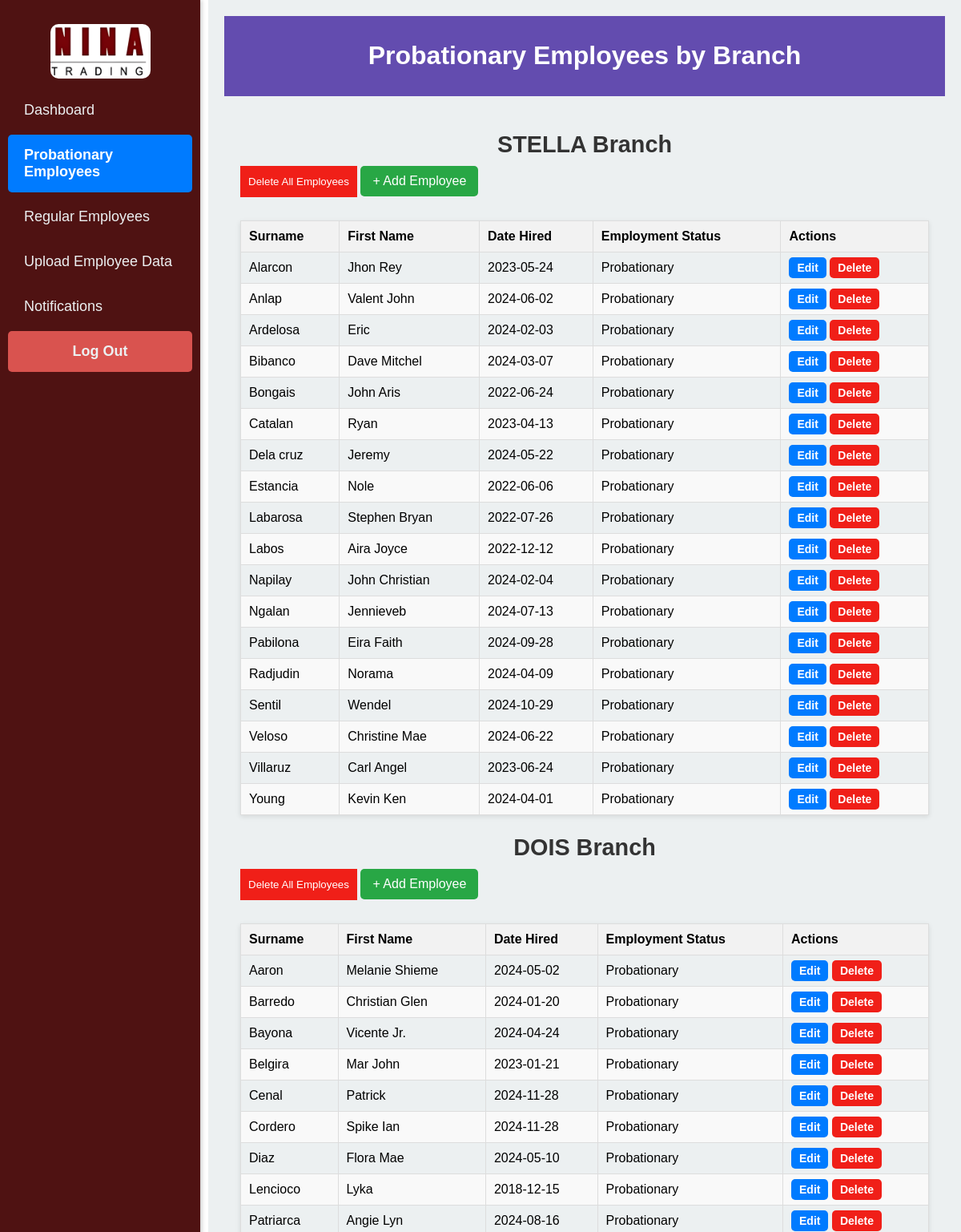
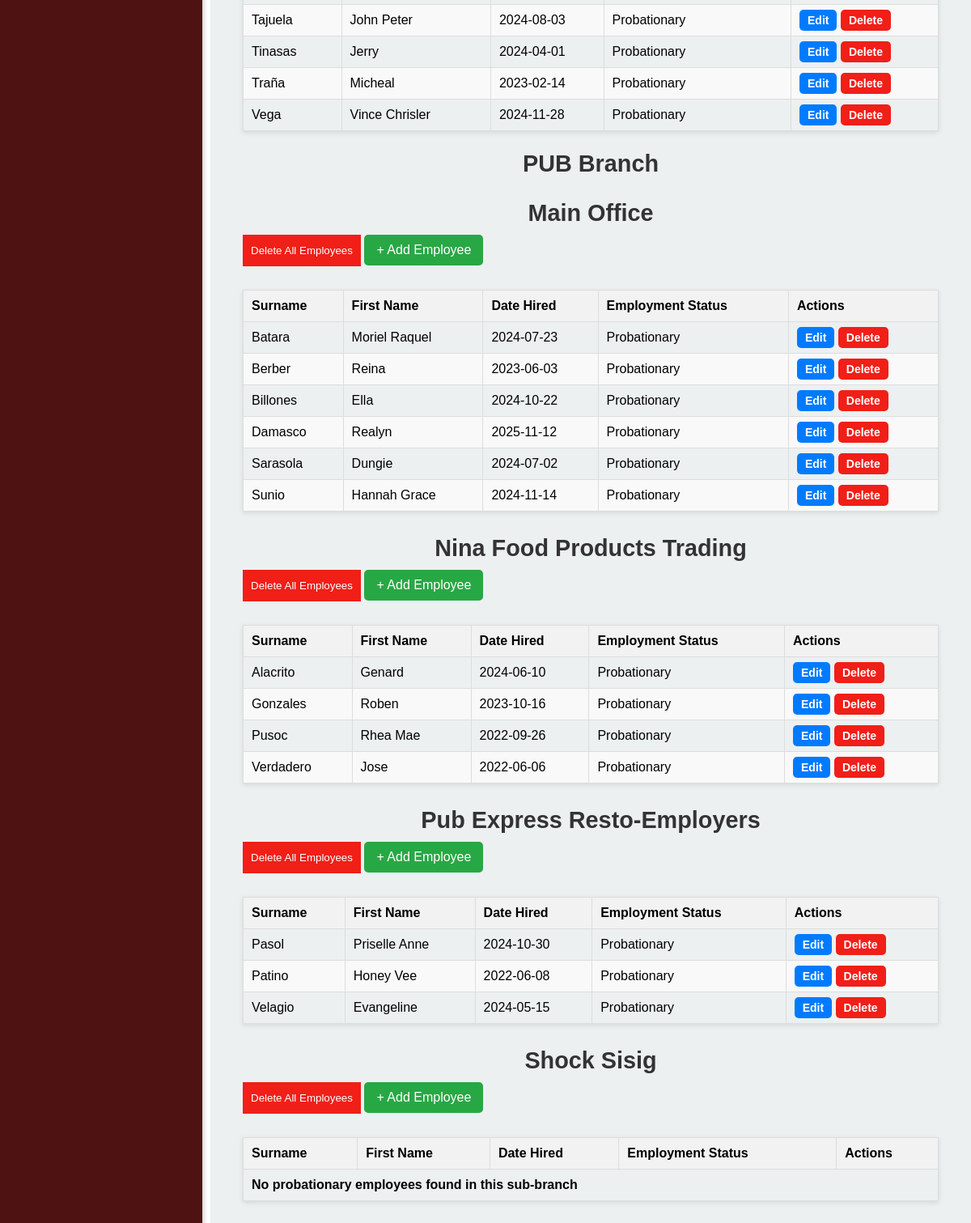
The app's page /employees.php (signed in) with its own data (2 pictures, top to bottom).
### tables this page shows
CREATE TABLE `employees` (
  `id` int(11) NOT NULL,
  `surname` varchar(255) NOT NULL,
  `first_name` varchar(255) NOT NULL,
  `date_hired` date NOT NULL,
  `status` varchar(50) DEFAULT 'Probationary',
  `branch` varchar(50) NOT NULL,
  `sub_branch` varchar(100) DEFAULT NULL
);

### employees.php (the view, shortened to what this page needs)
<?php endif;
$conn = new mysqli('localhost', 'root', '', 'employee_evaluation');
$branches = ['STELLA', 'DOIS', 'PUB'];
$employees_by_branch = [];
$pub_sub_branches = [
    'Main Office',
    'Nina Food Products Trading',
    'Shock Sisig',
    'Pub Express Resto-Employers'
];
foreach ($branches as $branch) {
    if ($branch === 'PUB') {
        $stmt = $conn->prepare("SELECT id, surname, first_name, date_hired, status, sub_branch FROM employees WHERE branch = ? AND status = 'Probationary' ORDER BY sub_branch, surname ASC");
    } else {
        $stmt = $conn->prepare("SELECT id, surname, first_name, date_hired, status FROM employees WHERE branch = ? AND status = 'Probationary' ORDER BY surname ASC");
    }
    $stmt->bind_param('s', $branch);
    $stmt->execute();
    $result = $stmt->get_result();
    if ($branch === 'PUB') {
        while ($row = $result->fetch_assoc()) {
            $sub_branch = $row['sub_branch'] ?? 'No Sub-Branch';
            $employees_by_branch[$branch][$sub_branch][] = $row;
        }
        foreach ($pub_sub_branches as $sub_branch) {
            if (!isset($employees_by_branch[$branch][$sub_branch])) {
                $employees_by_branch[$branch][$sub_branch] = [];
            }
        }
    } else {
        $employees_by_branch[$branch] = $result->fetch_all(MYSQLI_ASSOC);
    }
}
?>
<!DOCTYPE html>
<html lang="en">
<head>
    <link rel="stylesheet" href="css/style.css">
</head>
<body>
<div class="sidenav">
    <div class="logo-container">
        <img src="images/Logo.jpg" alt="Nina Trading Logo" class="logo">
    </div>
    <a href="index.php">Dashboard</a>
    <a href="employees.php" class="active">Probationary Employees</a>
    <a href="regular_employees.php" >Regular Employees</a>
    <a href="upload.php">Upload Employee Data</a>
    <a href="notification.php">Notifications</a>
    <a href="logout.php" class="logout-button">Log Out</a>
</div>
<div class="main">
    <header>
        <h1>Probationary Employees by Branch</h1>
    </header>
    <section>
        <?php foreach ($employees_by_branch as $branch => $data): ?>
            <div class="branch-container">
                <h2 class="branch-title"><?= htmlspecialchars($branch) ?> Branch</h2>
                <?php if ($branch === 'PUB'): ?>
                    <?php foreach ($data as $sub_branch => $employees): ?>
                        <h3 class="branch-title"><?= htmlspecialchars($sub_branch) ?></h3>
                        <form method="POST" style="display: inline;">
                            <button type="submit" name="delete_all" class="delete-all-button" onclick="return confirm('Are you sure you want to delete all employees in <?= htmlspecialchars($sub_branch) ?>?')">Delete All Employees</button>
                        </form>
                        <a href="add_employee.php" class="add-button">+ Add Employee</a>
                        <table class="branch-table">
                            <thead>
                                <tr>
                                    <th>Surname</th>
                                    <th>First Name</th>
                                    <th>Date Hired</th>
                                    <th>Employment Status</th>
                                    <th>Actions</th>
                                </tr>
                            </thead>
                            <tbody>
                                <?php if (!empty($employees)): ?>
                                    <?php foreach ($employees as $employee): ?>
                                        <tr>
                                            <td><?= htmlspecialchars($employee['surname']) ?></td>
                                            <td><?= htmlspecialchars($employee['first_name']) ?></td>
                                            <td><?= htmlspecialchars($employee['date_hired']) ?></td>
                                            <td><?= ucfirst(strtolower(htmlspecialchars($employee['status']))) ?></td>
                                            <td class="action-buttons">
                                                <a class="edit-button" href="edit_employee.php?id=<?= $employee['id'] ?>">Edit</a>
                                                <a class="delete-button" href="delete_employee.php?id=<?= $employee['id'] ?>" onclick="return confirm('Are you sure you want to delete this employee?');">Delete</a>
                                            </td>
                                        </tr>
                                    <?php endforeach; ?>
                                <?php else: ?>
                                    <tr>
                                        <td colspan="5" class="no-employees">No probationary employees found in this sub-branch</td>
                                    </tr>
                                <?php endif; ?>
                            </tbody>
                        </table>
                    <?php endforeach; ?>
                <?php else: ?>
                    <form method="POST" style="display: inline;">
                        <button type="submit" name="delete_all" class="delete-all-button" onclick="return confirm('Are you sure you want to delete all employees in <?= htmlspecialchars($branch) ?>?')">Delete All Employees</button>
                    </form>
                    <a href="add_employee.php" class="add-button">+ Add Employee</a>
                    <table class="branch-table">
                        <thead>
                            <tr>
                                <th>Surname</th>
                                <th>First Name</th>
                                <th>Date Hired</th>
                                <th>Employment Status</th>
                                <th>Actions</th>
                            </tr>
                        </thead>
                        <tbody>
                            <?php if (!empty($data)): ?>
                                <?php foreach ($data as $employee): ?>
                                    <tr>
                                        <td><?= htmlspecialchars($employee['surname']) ?></td>
                                        <td><?= htmlspecialchars($employee['first_name']) ?></td>
                                        <td><?= htmlspecialchars($employee['date_hired']) ?></td>
                                        <td><?= ucfirst(strtolower(htmlspecialchars($employee['status']))) ?></
                                        </td>
                                        <td class="action-buttons">
                                            <a class="edit-button" href="edit_employee.php?id=<?= $employee['id'] ?>">Edit</a>
                                            <a class="delete-button" href="delete_employee.php?id=<?= $employee['id'] ?>" onclick="return confirm('Are you sure you want to delete this employee?');">Delete</a>
                                        </td>
                                    </tr>
                                <?php endforeach; ?>
                            <?php else: ?>
                                <tr>
                                    <td colspan="5" class="no-employees">No probationary employees found in this branch</td>
                                </tr>
                            <?php endif; ?>
                        </tbody>
                    </table>
                <?php endif; ?>
            </div>
        <?php endforeach; ?>
    </section>
</div>
</body>
</html>

### css/style.css (style rules this page uses)
body { font-family: Arial, sans-serif; margin: 0; padding: 0; }
header { background-color: #634caf; color: white; padding: 10px; text-align: center; }
section { padding: 20px; }
table { width: 100%; border-collapse: collapse; margin-top: 20px; }
table th, table td { border: 1px solid #ddd; padding: 8px; text-align: left; }
table th { background-color: #f2f2f2; }
table tr:nth-child(even) { background-color: #f9f9f9; }
table tr td:last-child { font-weight: bold; }
.sidenav { height: 100%; width: 250px; position: fixed; top: 0; left: 0; background-color: #333; overflow-x: hidden; padding-top: 20px; box-shadow: 2px 0 5px rgba(0, 0, 0, 0.2); }
.sidenav a { padding: 10px 15px; text-decoration: none; font-size: 16px; color: white; display: block; }
.main { margin-left: 260px; padding: 20px; }
.sidenav { height: 100%; width: 250px; position: fixed; top: 0; left: 0; background-color: #4f1212; overflow-x: hidden; padding-top: 20px; box-shadow: 2px 0 5px rgba(0, 0, 0, 0.2); }
.sidenav a { padding: 15px 20px; text-decoration: none; font-size: 18px; color: #ecf0f1; display: block; border-radius: 5px; margin: 5px 10px; transition: all 0.3s ease; }
.main { margin-left: 260px; padding: 20px; background-color: #ecf0f1; min-height: 100vh; }
.logout-button { background-color: #d9534f; color: white; font-weight: bold; text-align: center; padding: 10px; display: block; text-decoration: none; border-radius: 5px; margin-top: 20px; }
.logo-container { text-align: center; margin: 10px 0; }
.logo { max-width: 50%; height: auto; border-radius: 10px; }

### employees.php (style rules this page uses)
.sidenav a.active { background-color: #007bff; color: white; font-weight: bold; }
.branch-container { margin: 20px 0; }
.branch-title { font-size: 1.8em; margin-bottom: 10px; text-align: center; color: #333; }
.branch-table { width: 100%; border-collapse: collapse; margin-bottom: 20px; box-shadow: 0px 2px 6px rgba(0, 0, 0, 0.1); }
.branch-table th, .branch-table td { border: 1px solid #ddd; padding: 10px; text-align: left; }
.branch-table th { background-color: #f2f2f2; }
.action-buttons a, .action-buttons button { padding: 5px 10px; text-decoration: none; border-radius: 5px; font-size: 14px; }
.edit-button { background-color: #007bff; color: white; }
.delete-button, .delete-all-button { background-color: rgb(240, 31, 24); color: white; border: none; padding: 12px 10px; }
.add-button { background-color: #28a745; color: white; padding: 10px 15px; text-decoration: none; border-radius: 5px; display: inline-block; margin-bottom: 10px; }

### records on screen
employees: surname "Alarcon", first_name "Jhon Rey", date_hired "2023-05-24", status "Probationary"
employees: surname "Anlap", first_name "Valent John", date_hired "2024-06-02", status "Probationary"
employees: surname "Ardelosa", first_name "Eric", date_hired "2024-02-03", status "Probationary"
employees: surname "Bibanco", first_name "Dave Mitchel", date_hired "2024-03-07", status "Probationary"
employees: surname "Bongais", first_name "John Aris", date_hired "2022-06-24", status "Probationary"
employees: surname "Catalan", first_name "Ryan", date_hired "2023-04-13", status "Probationary"
employees: surname "Dela cruz", first_name "Jeremy", date_hired "2024-05-22", status "Probationary"
employees: surname "Estancia", first_name "Nole", date_hired "2022-06-06", status "Probationary"
employees: surname "Labarosa", first_name "Stephen Bryan", date_hired "2022-07-26", status "Probationary"
employees: surname "Labos", first_name "Aira Joyce", date_hired "2022-12-12", status "Probationary"
employees: surname "Napilay", first_name "John Christian", date_hired "2024-02-04", status "Probationary"
employees: surname "Ngalan", first_name "Jennieveb", date_hired "2024-07-13", status "Probationary"
employees: surname "Pabilona", first_name "Eira Faith", date_hired "2024-09-28", status "Probationary"
employees: surname "Radjudin", first_name "Norama", date_hired "2024-04-09", status "Probationary"
employees: surname "Sentil", first_name "Wendel", date_hired "2024-10-29", status "Probationary"
employees: surname "Veloso", first_name "Christine Mae", date_hired "2024-06-22", status "Probationary"
employees: surname "Villaruz", first_name "Carl Angel", date_hired "2023-06-24", status "Probationary"
employees: surname "Young", first_name "Kevin Ken", date_hired "2024-04-01", status "Probationary"
employees: surname "Aaron", first_name "Melanie Shieme", date_hired "2024-05-02", status "Probationary"
employees: surname "Barredo", first_name "Christian Glen", date_hired "2024-01-20", status "Probationary"
employees: surname "Bayona", first_name "Vicente Jr.", date_hired "2024-04-24", status "Probationary"
employees: surname "Belgira", first_name "Mar John", date_hired "2023-01-21", status "Probationary"
employees: surname "Cenal", first_name "Patrick", date_hired "2024-11-28", status "Probationary"
employees: surname "Cordero", first_name "Spike Ian", date_hired "2024-11-28", status "Probationary"
employees: surname "Diaz", first_name "Flora Mae", date_hired "2024-05-10", status "Probationary"
employees: surname "Lencioco", first_name "Lyka", date_hired "2018-12-15", status "Probationary"
employees: surname "Patriarca", first_name "Angie Lyn", date_hired "2024-08-16", status "Probationary"
employees: surname "Tajuela", first_name "John Peter", date_hired "2024-08-03", status "Probationary"
employees: surname "Tinasas", first_name "Jerry", date_hired "2024-04-01", status "Probationary"
employees: surname "Traña", first_name "Micheal", date_hired "2023-02-14", status "Probationary"
employees: surname "Vega", first_name "Vince Chrisler", date_hired "2024-11-28", status "Probationary"
employees: surname "Batara", first_name "Moriel Raquel", date_hired "2024-07-23", status "Probationary"
employees: surname "Berber", first_name "Reina", date_hired "2023-06-03", status "Probationary"
employees: surname "Billones", first_name "Ella", date_hired "2024-10-22", status "Probationary"
employees: surname "Damasco", first_name "Realyn", date_hired "2025-11-12", status "Probationary"
employees: surname "Sarasola", first_name "Dungie", date_hired "2024-07-02", status "Probationary"
employees: surname "Sunio", first_name "Hannah Grace", date_hired "2024-11-14", status "Probationary"
employees: surname "Alacrito", first_name "Genard", date_hired "2024-06-10", status "Probationary"
employees: surname "Gonzales", first_name "Roben", date_hired "2023-10-16", status "Probationary"
employees: surname "Pusoc", first_name "Rhea Mae", date_hired "2022-09-26", status "Probationary"
employees: surname "Verdadero", first_name "Jose", date_hired "2022-06-06", status "Probationary"
employees: surname "Pasol", first_name "Priselle Anne", date_hired "2024-10-30", status "Probationary"
employees: surname "Patino", first_name "Honey Vee", date_hired "2022-06-08", status "Probationary"
employees: surname "Velagio", first_name "Evangeline", date_hired "2024-05-15", status "Probationary"

### other values on screen
$branch "STELLA"
$branch "DOIS"
$branch "PUB"
$sub_branch "Main Office"
$sub_branch "Nina Food Products Trading"
$sub_branch "Pub Express Resto-Employers"
$sub_branch "Shock Sisig"
